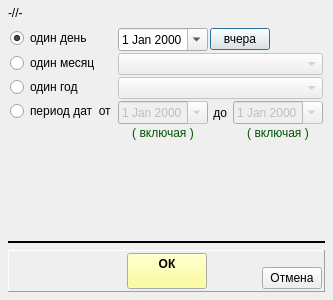
<?xml version="1.0" encoding="UTF-8"?>
<ui version="4.0">
 <class>get_date_wnd</class>
 <widget class="QDialog" name="get_date_wnd">
  <property name="geometry">
   <rect>
    <x>0</x>
    <y>0</y>
    <width>327</width>
    <height>300</height>
   </rect>
  </property>
  <property name="windowTitle">
   <string>-//-</string>
  </property>
  <property name="windowIcon">
   <iconset resource="_inko_assig_res.qrc">
    <normaloff>:/inko_asg.bmp</normaloff>:/inko_asg.bmp</iconset>
  </property>
  <layout class="QVBoxLayout" name="verticalLayout" stretch="0,0,1,0,0">
   <property name="spacing">
    <number>6</number>
   </property>
   <property name="leftMargin">
    <number>8</number>
   </property>
   <property name="topMargin">
    <number>6</number>
   </property>
   <property name="rightMargin">
    <number>8</number>
   </property>
   <property name="bottomMargin">
    <number>8</number>
   </property>
   <item>
    <widget class="QLabel" name="lab_message">
     <property name="minimumSize">
      <size>
       <width>300</width>
       <height>0</height>
      </size>
     </property>
     <property name="maximumSize">
      <size>
       <width>300</width>
       <height>16777215</height>
      </size>
     </property>
     <property name="text">
      <string>-//-</string>
     </property>
     <property name="wordWrap">
      <bool>true</bool>
     </property>
    </widget>
   </item>
   <item>
    <layout class="QFormLayout" name="formLayout">
     <property name="formAlignment">
      <set>Qt::AlignLeading|Qt::AlignLeft|Qt::AlignVCenter</set>
     </property>
     <property name="horizontalSpacing">
      <number>2</number>
     </property>
     <property name="verticalSpacing">
      <number>2</number>
     </property>
     <property name="leftMargin">
      <number>2</number>
     </property>
     <property name="topMargin">
      <number>2</number>
     </property>
     <property name="rightMargin">
      <number>2</number>
     </property>
     <property name="bottomMargin">
      <number>2</number>
     </property>
     <item row="2" column="0">
      <widget class="QRadioButton" name="rb_month">
       <property name="text">
        <string>один месяц</string>
       </property>
       <property name="checked">
        <bool>false</bool>
       </property>
      </widget>
     </item>
     <item row="4" column="0">
      <widget class="QRadioButton" name="rb_dates">
       <property name="text">
        <string>период дат  от</string>
       </property>
      </widget>
     </item>
     <item row="2" column="1">
      <widget class="QComboBox" name="combo_month">
       <property name="enabled">
        <bool>false</bool>
       </property>
       <property name="maxVisibleItems">
        <number>40</number>
       </property>
      </widget>
     </item>
     <item row="4" column="1">
      <layout class="QGridLayout" name="gridLayout">
       <property name="spacing">
        <number>2</number>
       </property>
       <item row="0" column="0">
        <widget class="QDateEdit" name="date_from">
         <property name="enabled">
          <bool>false</bool>
         </property>
         <property name="minimumSize">
          <size>
           <width>90</width>
           <height>0</height>
          </size>
         </property>
         <property name="maximumSize">
          <size>
           <width>90</width>
           <height>16777215</height>
          </size>
         </property>
         <property name="calendarPopup">
          <bool>true</bool>
         </property>
        </widget>
       </item>
       <item row="0" column="1">
        <widget class="QLabel" name="lab_to">
         <property name="text">
          <string> до </string>
         </property>
        </widget>
       </item>
       <item row="0" column="2">
        <widget class="QDateEdit" name="date_to">
         <property name="enabled">
          <bool>false</bool>
         </property>
         <property name="minimumSize">
          <size>
           <width>90</width>
           <height>0</height>
          </size>
         </property>
         <property name="maximumSize">
          <size>
           <width>90</width>
           <height>16777215</height>
          </size>
         </property>
         <property name="calendarPopup">
          <bool>true</bool>
         </property>
        </widget>
       </item>
       <item row="1" column="0">
        <widget class="QLabel" name="lab_side_from">
         <property name="enabled">
          <bool>true</bool>
         </property>
         <property name="palette">
          <palette>
           <active>
            <colorrole role="WindowText">
             <brush brushstyle="SolidPattern">
              <color alpha="255">
               <red>0</red>
               <green>85</green>
               <blue>0</blue>
              </color>
             </brush>
            </colorrole>
           </active>
           <inactive>
            <colorrole role="WindowText">
             <brush brushstyle="SolidPattern">
              <color alpha="255">
               <red>0</red>
               <green>85</green>
               <blue>0</blue>
              </color>
             </brush>
            </colorrole>
           </inactive>
           <disabled>
            <colorrole role="WindowText">
             <brush brushstyle="SolidPattern">
              <color alpha="255">
               <red>106</red>
               <green>104</green>
               <blue>100</blue>
              </color>
             </brush>
            </colorrole>
           </disabled>
          </palette>
         </property>
         <property name="text">
          <string>( включая )</string>
         </property>
         <property name="alignment">
          <set>Qt::AlignCenter</set>
         </property>
        </widget>
       </item>
       <item row="1" column="2">
        <widget class="QLabel" name="lab_side_to">
         <property name="enabled">
          <bool>true</bool>
         </property>
         <property name="palette">
          <palette>
           <active>
            <colorrole role="WindowText">
             <brush brushstyle="SolidPattern">
              <color alpha="255">
               <red>0</red>
               <green>85</green>
               <blue>0</blue>
              </color>
             </brush>
            </colorrole>
           </active>
           <inactive>
            <colorrole role="WindowText">
             <brush brushstyle="SolidPattern">
              <color alpha="255">
               <red>0</red>
               <green>85</green>
               <blue>0</blue>
              </color>
             </brush>
            </colorrole>
           </inactive>
           <disabled>
            <colorrole role="WindowText">
             <brush brushstyle="SolidPattern">
              <color alpha="255">
               <red>106</red>
               <green>104</green>
               <blue>100</blue>
              </color>
             </brush>
            </colorrole>
           </disabled>
          </palette>
         </property>
         <property name="text">
          <string>( включая )</string>
         </property>
         <property name="alignment">
          <set>Qt::AlignCenter</set>
         </property>
        </widget>
       </item>
      </layout>
     </item>
     <item row="3" column="1">
      <widget class="QComboBox" name="combo_year">
       <property name="enabled">
        <bool>false</bool>
       </property>
       <property name="maxVisibleItems">
        <number>40</number>
       </property>
      </widget>
     </item>
     <item row="3" column="0">
      <widget class="QRadioButton" name="rb_year">
       <property name="text">
        <string>один год</string>
       </property>
      </widget>
     </item>
     <item row="1" column="1">
      <layout class="QHBoxLayout" name="horizontalLayout_3">
       <item>
        <widget class="QDateEdit" name="date_date">
         <property name="minimumSize">
          <size>
           <width>90</width>
           <height>0</height>
          </size>
         </property>
         <property name="maximumSize">
          <size>
           <width>90</width>
           <height>16777215</height>
          </size>
         </property>
         <property name="calendarPopup">
          <bool>true</bool>
         </property>
        </widget>
       </item>
       <item>
        <widget class="QPushButton" name="bn_tomorrow">
         <property name="minimumSize">
          <size>
           <width>60</width>
           <height>0</height>
          </size>
         </property>
         <property name="maximumSize">
          <size>
           <width>60</width>
           <height>16777215</height>
          </size>
         </property>
         <property name="text">
          <string>вчера</string>
         </property>
        </widget>
       </item>
       <item>
        <spacer name="horizontalSpacer_4">
         <property name="orientation">
          <enum>Qt::Horizontal</enum>
         </property>
         <property name="sizeHint" stdset="0">
          <size>
           <width>2</width>
           <height>2</height>
          </size>
         </property>
        </spacer>
       </item>
      </layout>
     </item>
     <item row="1" column="0">
      <widget class="QRadioButton" name="rb_date">
       <property name="text">
        <string>один день</string>
       </property>
       <property name="checked">
        <bool>true</bool>
       </property>
      </widget>
     </item>
    </layout>
   </item>
   <item>
    <spacer name="verticalSpacer_2">
     <property name="orientation">
      <enum>Qt::Vertical</enum>
     </property>
     <property name="sizeHint" stdset="0">
      <size>
       <width>20</width>
       <height>20</height>
      </size>
     </property>
    </spacer>
   </item>
   <item>
    <widget class="Line" name="line">
     <property name="frameShadow">
      <enum>QFrame::Plain</enum>
     </property>
     <property name="lineWidth">
      <number>2</number>
     </property>
     <property name="orientation">
      <enum>Qt::Horizontal</enum>
     </property>
    </widget>
   </item>
   <item>
    <widget class="QFrame" name="frame">
     <property name="frameShape">
      <enum>QFrame::Panel</enum>
     </property>
     <property name="frameShadow">
      <enum>QFrame::Raised</enum>
     </property>
     <layout class="QHBoxLayout" name="horizontalLayout">
      <property name="spacing">
       <number>2</number>
      </property>
      <property name="leftMargin">
       <number>2</number>
      </property>
      <property name="topMargin">
       <number>2</number>
      </property>
      <property name="rightMargin">
       <number>2</number>
      </property>
      <property name="bottomMargin">
       <number>2</number>
      </property>
      <item>
       <widget class="QFrame" name="frame_2">
        <property name="minimumSize">
         <size>
          <width>60</width>
          <height>0</height>
         </size>
        </property>
        <property name="maximumSize">
         <size>
          <width>60</width>
          <height>16777215</height>
         </size>
        </property>
        <property name="frameShape">
         <enum>QFrame::NoFrame</enum>
        </property>
        <property name="frameShadow">
         <enum>QFrame::Raised</enum>
        </property>
       </widget>
      </item>
      <item>
       <spacer name="horizontalSpacer">
        <property name="orientation">
         <enum>Qt::Horizontal</enum>
        </property>
        <property name="sizeHint" stdset="0">
         <size>
          <width>42</width>
          <height>20</height>
         </size>
        </property>
       </spacer>
      </item>
      <item>
       <widget class="QPushButton" name="bn_save">
        <property name="palette">
         <palette>
          <active>
           <colorrole role="Button">
            <brush brushstyle="SolidPattern">
             <color alpha="255">
              <red>255</red>
              <green>255</green>
              <blue>127</blue>
             </color>
            </brush>
           </colorrole>
          </active>
          <inactive>
           <colorrole role="Button">
            <brush brushstyle="SolidPattern">
             <color alpha="255">
              <red>255</red>
              <green>255</green>
              <blue>127</blue>
             </color>
            </brush>
           </colorrole>
          </inactive>
          <disabled>
           <colorrole role="Button">
            <brush brushstyle="SolidPattern">
             <color alpha="255">
              <red>255</red>
              <green>255</green>
              <blue>127</blue>
             </color>
            </brush>
           </colorrole>
          </disabled>
         </palette>
        </property>
        <property name="font">
         <font>
          <weight>75</weight>
          <bold>true</bold>
         </font>
        </property>
        <property name="text">
         <string>ОК
</string>
        </property>
       </widget>
      </item>
      <item>
       <spacer name="horizontalSpacer_2">
        <property name="orientation">
         <enum>Qt::Horizontal</enum>
        </property>
        <property name="sizeHint" stdset="0">
         <size>
          <width>42</width>
          <height>20</height>
         </size>
        </property>
       </spacer>
      </item>
      <item>
       <layout class="QVBoxLayout" name="verticalLayout_2">
        <property name="spacing">
         <number>2</number>
        </property>
        <property name="leftMargin">
         <number>0</number>
        </property>
        <property name="topMargin">
         <number>0</number>
        </property>
        <property name="rightMargin">
         <number>0</number>
        </property>
        <property name="bottomMargin">
         <number>0</number>
        </property>
        <item>
         <spacer name="verticalSpacer">
          <property name="orientation">
           <enum>Qt::Vertical</enum>
          </property>
          <property name="sizeHint" stdset="0">
           <size>
            <width>2</width>
            <height>2</height>
           </size>
          </property>
         </spacer>
        </item>
        <item>
         <widget class="QPushButton" name="bn_cansel">
          <property name="minimumSize">
           <size>
            <width>60</width>
            <height>0</height>
           </size>
          </property>
          <property name="maximumSize">
           <size>
            <width>60</width>
            <height>16777215</height>
           </size>
          </property>
          <property name="text">
           <string>Отмена</string>
          </property>
         </widget>
        </item>
       </layout>
      </item>
     </layout>
    </widget>
   </item>
  </layout>
 </widget>
 <resources>
  <include location="_inko_assig_res.qrc"/>
 </resources>
 <connections/>
</ui>
